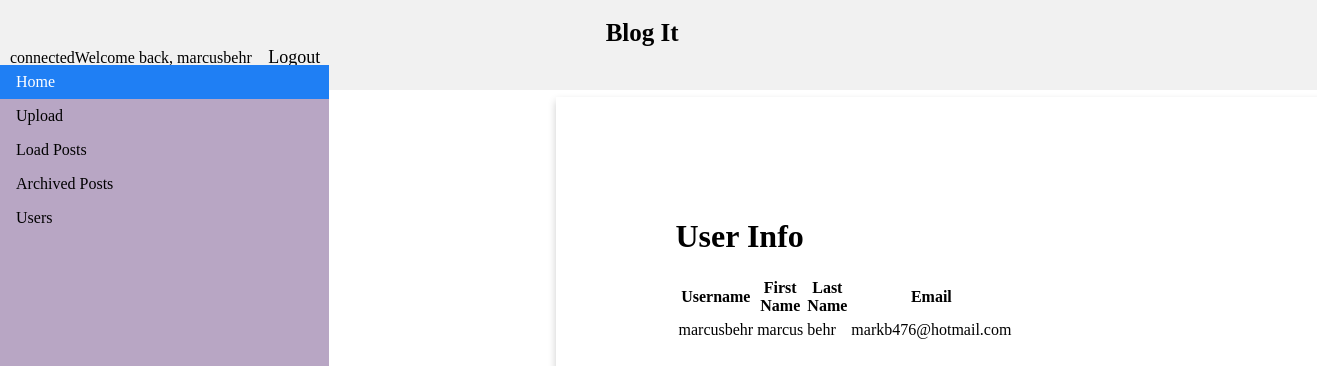
Screenshot of /userinfo.php?id=marcusbehr (signed in) with the database file from the repository.
### tables this page shows
CREATE TABLE `users` (
  `username` varchar(30) DEFAULT NULL,
  `fname` varchar(30) DEFAULT NULL,
  `lname` varchar(30) DEFAULT NULL,
  `password` varchar(30) DEFAULT NULL,
  `email` varchar(255) DEFAULT NULL
);

### userinfo.php (the view, shortened to what this page needs)
<html>
<head>
<link rel="stylesheet" href="style.css">
</head>
<body>
  <div class="header">
    <a href="#default" class="logo">Blog It </a>
    <?php
    include 'DBHELPER.php';
    if (!isset($_SESSION['user'])){
        echo "Welcome, you are not logged in!" .
            "<a href='login.php'>Login</a><a href='signup.php'>Sign up</a>";
    }
    else if (isset($_SESSION['user']) ){
        $user = $_SESSION['user'];
        echo "Welcome back, " . $user . "<a href='logout.php'> Logout</a>";
    }
    ?>
  </div>
<ul>
  <li><a class="active" href="HomePage.php">Home</a></li>
  <li><a href="UploadPage.php">Upload</a></li>
  <li><a href="LoadPosts.php">Load Posts</a></li>
  <li><a href="archivedPost.php">Archived Posts</a></li>
  <li><a href="Users">Users</a></li>
</ul>
<div style="margin-left:25%;padding:1px 16px;height:1000px;">
  <div class="card">
    <div class="container">
      <?php
      if(isset($_GET['id'])){
          $requestedUser = $_GET['id'];
          $selectedUser = mysqli_query($link, "SELECT * FROM users WHERE username='$requestedUser'");
          while($row = mysqli_fetch_array($selectedUser)){
              $username = $row['username'];
              $fname = $row['fname'];
              $lname = $row['lname'];
              $email = $row['email'];
          }
          echo "<h1>User Info<h1>";
            echo "<table>
               <tr>
                <th>Username</th>
                <th>First Name</th>
                <th>Last Name</th>
                <th>Email</th>
                </tr>
                <tr>
                    <tr><td>" . $username . "</td>
                    <td>" . $fname . "</td>
                    <td>" . $lname . "</td>
                    <td>" . $email . "</td></tr></table>";
      }
      else{
          echo "NO USERS SELECTED!";
      }
      ?>
    </div>
  </div>
</div>
</body>
</html>

### style.css (style rules this page uses)
body { margin: 0; }
a { margin: auto; }
ul { list-style-type: none; margin: 0; margin-top: auto; padding: 0; width: 25%; background-color: #b8a6c4; position: fixed; height: 100%; overflow: auto; top: 65; }
li a { display: block; color: #000; padding: 8px 16px; text-decoration: none; }
li a.active { background-color: #1f7ff4; color: white; }
.header { position: fixed; top: 0; left: 0; right: 0; overflow: hidden; background-color: #f1f1f1; padding: 20px 10px; }
.header a { color: black; text-align: center; padding: 12px; text-decoration: none; font-size: 18px; line-height: 25px; border-radius: 4px; margin: auto; }
.header a.logo { font-size: 25px; font-weight: bold; margin:50%; margin-left: 45% }
.card { margin-left: 22%; margin-top: 10%; margin-bottom: 10%; box-shadow: 0 4px 8px 0 rgba(0,0,0,0.2); transition: 0.3s; width: 50em; height: 31.5em; }
.container { width:15.6em;; margin: 6.25em; margin-left: 15%; display: inline-block; }

### rows the page displays
users: username "marcusbehr", fname "marcus", lname "behr", email "markb476@hotmail.com"

### other values shown
$user "marcusbehr"
